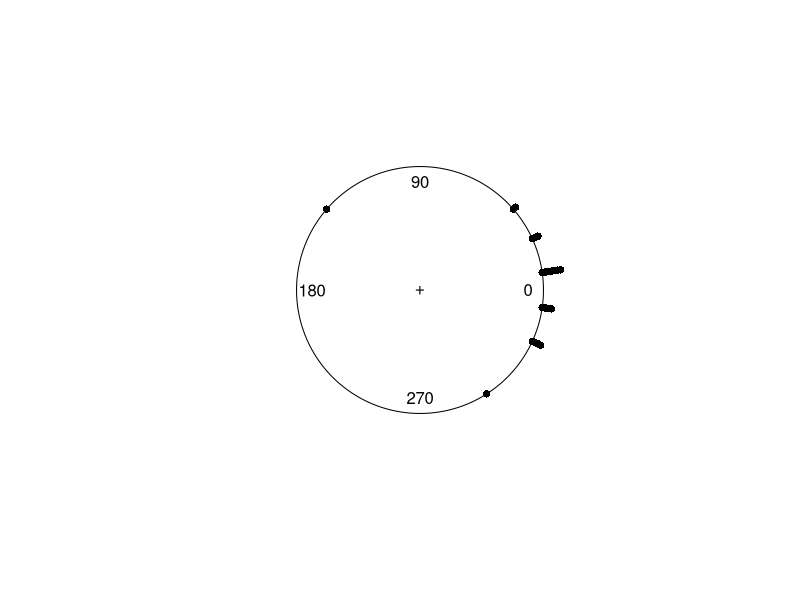

Recreate this plot in R.
library(circular)


### Name: fisherB11
### Title: B.11 Movements of sea stars
### Aliases: fisherB11 fisherB11c
### Keywords: datasets

### ** Examples

data(fisherB11c)
plot(fisherB11c, stack=TRUE, shrink=1.5)
